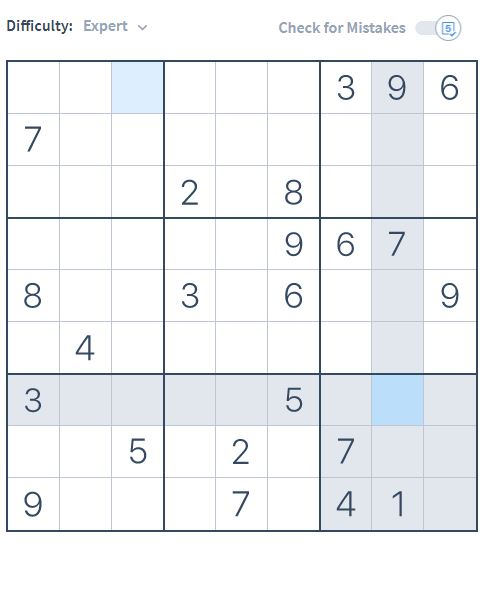
#> input picture images/puzzle.JPG, 493 x 600 px, found by its file name
$ jupyter execute --allow-errors ImageProcessing2.ipynb   (shell and % lines are left out)   (older library calls are emulated)
#> lines starting #> are read from the running program, lines starting #| are printed output that depends on the picture; after the words box and inside, x2 and y2 are one past the last pixel; in counts of white or black regions, pixels touching at a corner belong together
[cell 1]
import cv2
import numpy as np

[cell 2]
# Load image, grayscale, and adaptive threshold
image = cv2.imread('..\images\puzzle.JPG')
#> image is the input picture: shape (600, 493, 3); mean B, G, R 244.2, 242.1, 240
gray = cv2.cvtColor(image, cv2.COLOR_BGR2GRAY)
blur = cv2.GaussianBlur(gray, (5,5), 0)
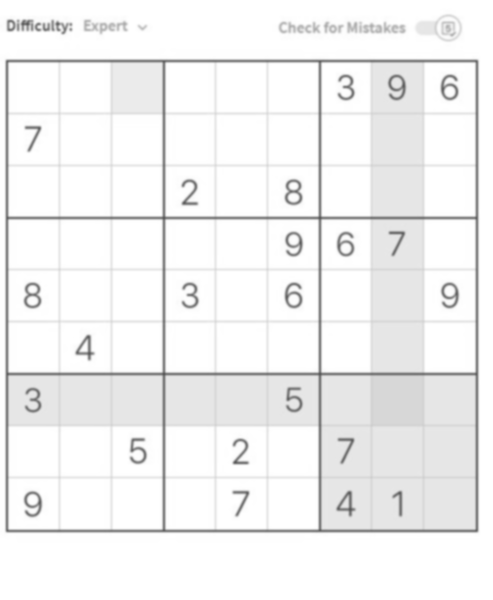
#> blur: shape (600, 493); min 88, max 255, mean 241.7
thresh = cv2.adaptiveThreshold(blur,255,cv2.ADAPTIVE_THRESH_GAUSSIAN_C, cv2.THRESH_BINARY_INV,57,5)
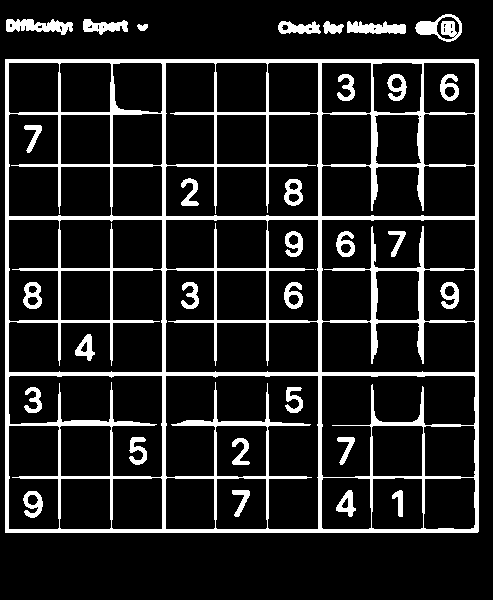
#> thresh: shape (600, 493); 13.5% white; 32 white regions (1 under 20 px)

cv2.imshow('thresh', thresh)

[cell 3]
# Retrieve largest area in the image
cnts = cv2.findContours(thresh, cv2.RETR_TREE, cv2.CHAIN_APPROX_SIMPLE)
#> cnts = 109 contours, 17 with area under 20; largest, box (x1, y1, x2, y2) and area: (5, 59, 479, 533) 223728, (165, 375, 319, 530) 14680, (8, 269, 163, 373) 10071, (165, 113, 319, 217) 10019, (165, 269, 319, 373) 9972
cnts = cnts[0] if len(cnts) == 2 else cnts[1]

max_area = 0
c = 0
for i in cnts:
        area = cv2.contourArea(i)
        if area > 1000:
                if area > max_area:
                    max_area = area
                    best_cnt = i
                    image = cv2.drawContours(image, cnts, c, (0, 255, 0), 3)
        c+=1
#> this loop made 109 passes
#> (area, max_area) on pass 1: (223728.5, 223728.5)
#> area on passes 2 to 7: 2565, 2584, 2586, 130, 2548.5, 265.5
#> pass 1, `image = cv2.drawContours(image, cnts, c, (0, 255, 0), 3)`:
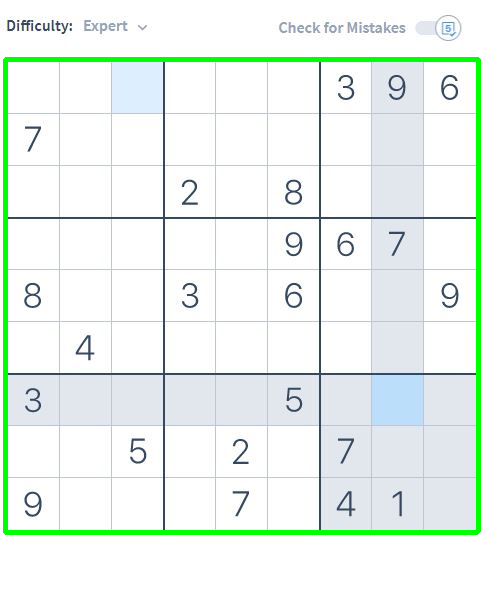
#> image: shape (600, 493, 3); 3.19% of pixels changed, all inside (x1, y1, x2, y2) = (3, 57, 481, 535)
#> after the loop, best_cnt = [[5, 59], [5, 532], [477, 532], [478, 531], [478, 59]]; c = 109; max_area = 223728.5

[cell 4]
mask = np.zeros((thresh.shape),np.uint8)
cv2.drawContours(mask,[best_cnt],0,255,-1)
#> mask: shape (600, 493); 76% white; 1 black region, box (x1, y1, x2, y2) and area: (0, 0, 493, 600) 71125
cv2.drawContours(mask,[best_cnt],0,0,2)
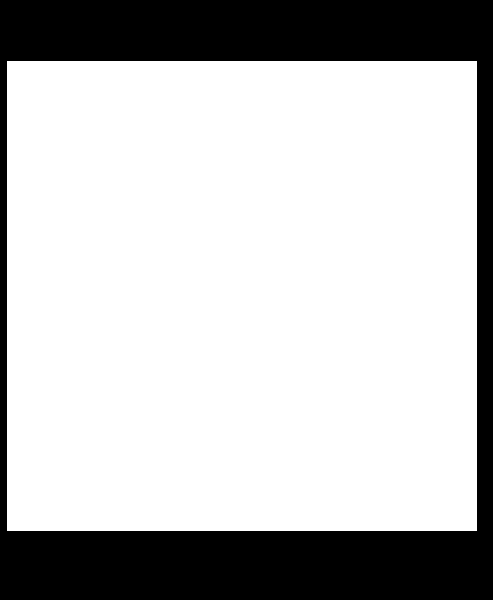
#> mask: shape (600, 493); 74.7% white; 1 black region, box (x1, y1, x2, y2) and area: (0, 0, 493, 600) 74900
#cv2.imshow("mask", mask)

[cell 5]
cv2.imshow("mask", mask)

[cell 6]
out = np.zeros_like(thresh)
out[mask == 255] = gray[mask == 255]
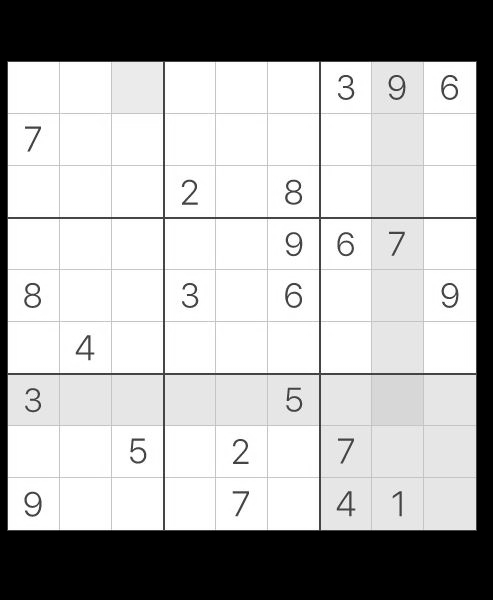
#> out: shape (600, 493); min 0, max 255, mean 178.9
cv2.imshow("New image", out)

[cell 7]
out.shape
#> Out = (600, 493)

[cell 8]
approx = cv2.approxPolyDP(best_cnt, 0.02 * cv2.arcLength(best_cnt, True), True)
#> approx = [[5, 59], [5, 532], [477, 532], [478, 59]]

[cell 9]
len(approx)
#> Out = 4

[cell 10]
src = np.squeeze(approx, axis=1)
#> src = [[5, 59], [5, 532], [477, 532], [478, 59]]
src = np.array(src,np.float32)

[cell 11]
def width_and_height(approx):
    x_coord = list(approx[:,0][:,0])
#> x_coord = [5, 5, 477, 478]
    y_coord = list(approx[:,0][:,1])
#> y_coord = [59, 532, 532, 59]
    width = max(x_coord) - min(x_coord)
#> width = 473
    height = max(y_coord) - min(y_coord)
#> height = 473

    return width, height

[cell 12]
width, height = width_and_height(approx)
#> width = 473; height = 473

[cell 13]
warp_points = np.float32([[0,0],[0,height],[width,height],[width,0]])
#> warp_points = [[0, 0], [0, 473], [473, 473], [473, 0]]

[cell 14]
matrix = cv2.getPerspectiveTransform(src,warp_points)
#> matrix = [[1, 2.15e-18, -5], [1.49e-17, 0.998, -58.86], [2.23e-19, -4.47e-06, 1]]

[cell 15]
output = cv2.warpPerspective(out, matrix, (width,height))
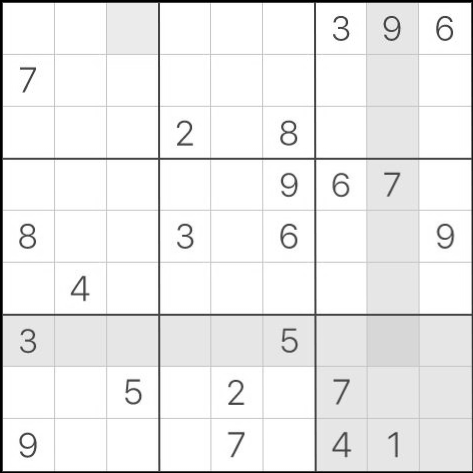
#> output: shape (473, 473); min 0, max 255, mean 236.8

[cell 16]
cv2.imshow("output",output)

[cell 17]
testOutput = output.copy()

[cell 18]
threshOutput = cv2.adaptiveThreshold(testOutput,255,cv2.ADAPTIVE_THRESH_GAUSSIAN_C, cv2.THRESH_BINARY_INV,57,5)
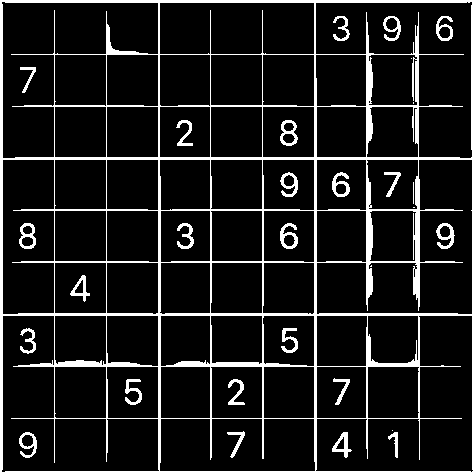
#> threshOutput: shape (473, 473); 11% white; 30 white regions (5 under 20 px), largest, box (x1, y1, x2, y2) and area: (0, 0, 473, 473) 20265, (436, 223, 455, 249) 228, (280, 223, 298, 249) 226

[cell 19]
threshOutput = cv2.adaptiveThreshold(testOutput,255,cv2.ADAPTIVE_THRESH_GAUSSIAN_C, cv2.THRESH_BINARY_INV,57,5)
horizontal_kernel = cv2.getStructuringElement(cv2.MORPH_RECT, (int(width//1.1),1))
detected_lines = cv2.morphologyEx(threshOutput, cv2.MORPH_OPEN, horizontal_kernel, iterations=2)
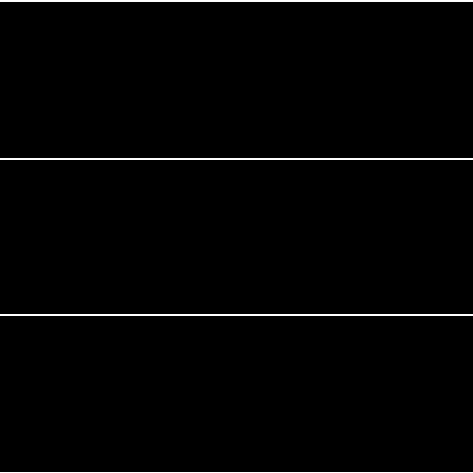
#> detected_lines: shape (473, 473); 1.5% white in thin lines or dots
cnts = cv2.findContours(detected_lines, cv2.RETR_EXTERNAL, cv2.CHAIN_APPROX_SIMPLE)
#> cnts = 4 contours, 1 with area under 20; largest, box (x1, y1, x2, y2) and area: (0, 314, 473, 316) 472, (0, 158, 473, 160) 472, (0, 0, 473, 2) 472
cnts = cnts[0] if len(cnts) == 2 else cnts[1]
for c in cnts:
    cv2.drawContours(threshOutput, [c], -1, (0,0,0), 2)
#> this loop made 4 passes
#> c on passes 1 to 4: [[0, 472], [472, 472]], [[0, 314], [0, 315], [472, 315], [472, 314]], [[0, 158], [0, 159], [472, 159], [472, 158]], [[0, 0], [0, 1], [472, 1], [472, 0]]
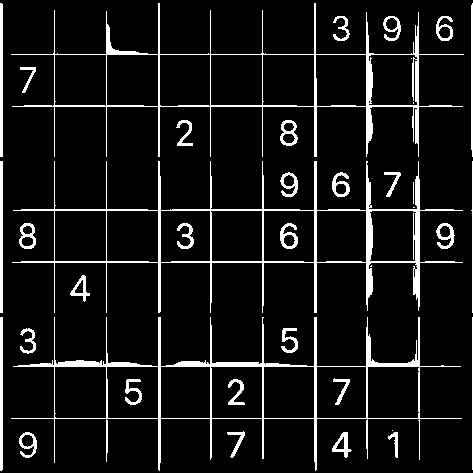
#> threshOutput: shape (473, 473); 8.6% white; 38 white regions (5 under 20 px), largest, box (x1, y1, x2, y2) and area: (12, 161, 463, 313) 4796, (11, 317, 462, 471) 4379, (11, 3, 464, 157) 3945
cv2.imshow("testOutput",threshOutput)

[cell 20]
def image_crop(img,width,height):
#> called with width = 473, height = 473
    image_list = []
    box_width = width // 9
#> box_width = 52
    box_height = height // 9
#> box_height = 52
    for col in range(9):
        h = col * box_height
        for row in range(9):
            w = row * box_width
            image_list.append(img[h + int(0.1*box_height):int(h + box_height // 1.1) , w + int(0.3*box_width):int(w + box_width // 1.1)])
#> this loop made 9 passes
#> h on passes 1 to 9: 0, 52, 104, 156, 208, 260, 312, 364, 416
#> after the loop, image_list = 81 items
    return image_list

[cell 21]
image_list = image_crop(output,width,height)
#> image_list = 81 items

[cell 22]
cv2.imshow("digit",image_list[0])
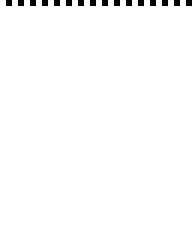
#> window 'digit': shape (42, 32) (shown 6 times larger); values 254 (black) and 255 (white), 98.8% white; black in thin lines or dots, all inside (x1, y1, x2, y2) = (1, 0, 32, 1)

[cell 23]
from keras.models import load_model

#> (a cell that did not finish here is left out)

[cell 25]
def predict_number(img,model,debug=False):
    _, thresh = cv2.threshold(img, 127, 255, cv2.THRESH_BINARY_INV)
    #thresh = cv2.threshold(img, 127, 255, cv2.THRESH_BINARY_INV | cv2.THRESH_OTSU)[1]
    _, cnts, _ = cv2.findContours(thresh, cv2.RETR_TREE, cv2.CHAIN_APPROX_SIMPLE)
    if len(cnts) != 0:
        c = max(cnts, key=cv2.contourArea)
        mask = np.zeros(thresh.shape,dtype='uint8')
        cv2.drawContours(mask,[c],0,255,0)

        (h,w) = img.shape
        percentFilled = cv2.countNonZero(mask) / float(w * h)

        if percentFilled < 0.03:
            return 0

        digit = cv2.bitwise_and(thresh, thresh, mask=mask)
        kernel = np.ones((3,3), np.uint8)
        digit = cv2.morphologyEx(digit, cv2.MORPH_CLOSE, kernel)

        if debug:
            cv2.imshow("digit",digit)
            cv2.waitKey(0)

        #digit = cv2.threshold(output, 127, 255, cv2.THRESH_BINARY_INV + cv2.THRESH_OTSU)[1]
        digit = cv2.resize(digit, (28,28))
        digit = digit.reshape((1,28,28,1))
        digit = digit.astype("float")
        digit /= 255.0

        result = model.predict_classes(digit)
        result = result.tolist()
    else:
        result = 0
    return result

[cell 26]
puzzle = []
#> (the rest of this cell did not finish here and is left out)

#> (a cell that did not finish here is left out)

[cell 28]
puzzle

#> (a cell that did not finish here is left out)

#> (a cell that did not finish here is left out)

[cell 31]
len(cnts)
max(cnts,key=cv2.contourArea)
#> Out = [[0, 314], [0, 315], [472, 315], [472, 314]]
